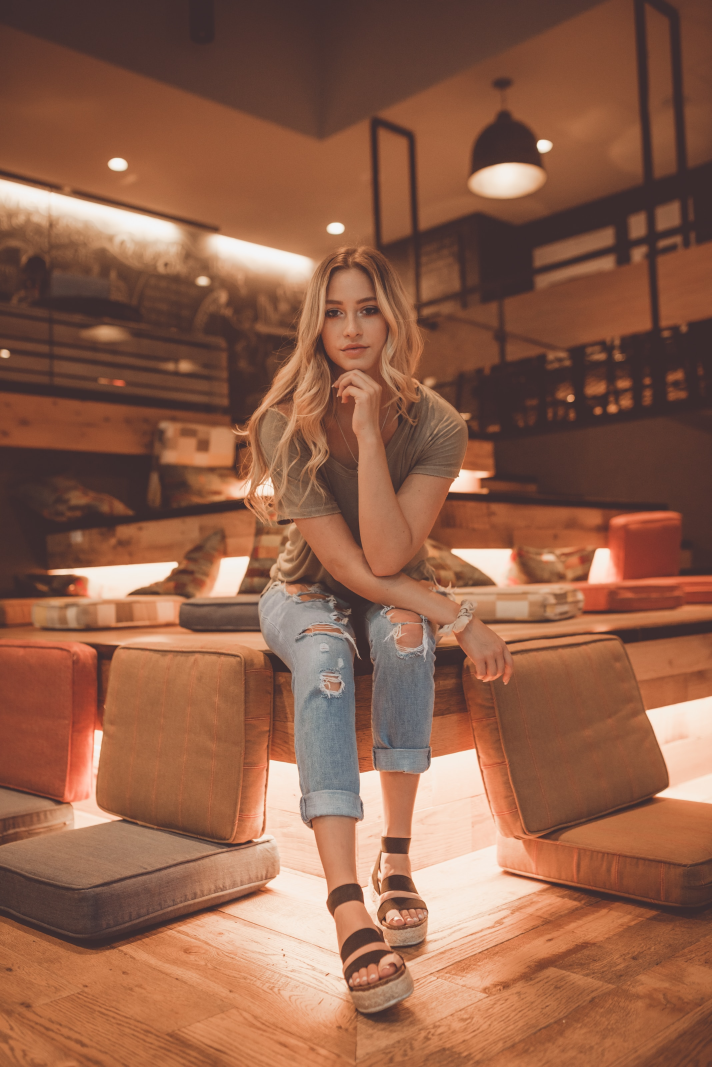
#> input picture dataset_unsplash/clay-banks-6qVkUPawED0-unsplash.jpg, 2136 x 3200 px (shown at 1/3 size)
$ python -i lqid.py   (imports and definitions only)
#> lines starting #> are read from the running program, lines starting #| are printed output that depends on the picture
from cv2 import imread, resize, COLOR_BGR2GRAY, COLOR_BGR2RGB, cvtColor
from numpy.fft import fft2, fftshift, ifft2, ifftshift
from numpy import (
    max, min, mean, std, log, abs, array, rot90, stack, expand_dims, absolute,
    sqrt, linspace, hstack, repeat, newaxis, clip, bincount, prod, inf
)
from numpy.random import randint, choice, standard_normal
from numpy.typing import NDArray
from typing import Dict
from scipy.signal import convolve2d
from copy import deepcopy
from skimage.measure import (
    blur_effect, centroid, euler_number, label, regionprops, perimeter,
    shannon_entropy, find_contours
)
from skimage.graph import pixel_graph
from skimage.feature import CENSURE
from skimage.exposure import is_low_contrast, rescale_intensity
from skimage.filters import gaussian
from matplotlib.pyplot import imshow, show, axis
from pandas import DataFrame
from multiprocessing import Pool, cpu_count


KERNEL_LAPLACIAN_1 = array([[+0, -1, +0], [-1, +4, -1], [+0, -1, +0]])
KERNEL_LAPLACIAN_2 = array([[-1, -1, -1], [-1, +8, -1], [-1, -1, -1]])
KERNEL_SOBEL_1 = array([[-1, +0, +1], [-2, +0, +2], [-1, +0, +1]])
KERNEL_SOBEL_2 = array([[+1, +2, +1], [+0, +0, +0], [-1, -2, -1]])


def img2matrix(path:str, l:int=400, h:int=400) -> Dict:
    """Read an image file into a dictionary of RGB and gray matrices.

    Args:
        path (str): Path to the images file.
        l (int, optional): Dimension 1 of the output matrix. Defaults to 400.
        h (int, optional): Dimension 2 of the output matrix. Defaults to 400.

    Returns:
        dict: Dictionary of RGB and gray matrices
    """
    img = imread(path)
    img = resize(img, dsize=(l,h))
    img_rgb =cvtColor(img, COLOR_BGR2RGB)
    img_rgb = img_rgb[int(0.10*h):int(0.90*h), int(0.10*l):int(0.90*l), :]
    img_gray = cvtColor(img, COLOR_BGR2GRAY)
    img_gray = img_gray[int(0.10*h):int(0.90*h), int(0.10*l):int(0.90*l)]
    return {"rgb": img_rgb, "gray": img_gray}


# [157 lines left out: functions quickshow, random_band, random_noise, random_blur, random_exposure, random_dark and 2 more, not called in this run]


def conv(matrix:NDArray, kernel:NDArray) -> NDArray:
    """Matrix convolution operation with desired kernel.

    Args:
        matrix (NDArray): Image matrix
        kernel (NDArray): Filter

    Returns:
        NDArray: Convolved image.
    """
    matrix = array(matrix)
    kernel = array(kernel)
    assert len(kernel.shape) == 2, "Wrong kernel dimensions."
    if len(matrix.shape) == 2: # one channel
        return convolve2d(matrix, rot90(rot90(kernel)))
    elif len(matrix.shape) == 3: # multi channels
        return stack(
            [
                convolve2d(matrix[:, :, j], rot90(rot90(kernel))) \
                    for j in range(matrix.shape[2])
            ],
            axis=-1
        )
    return array([])


def get_conv_features_per_kernel(matrix:NDArray, kernel:NDArray) -> Dict:
    """Create convolution features with a specific kernel.

    Args:
        matrix (NDArray): Input image matrix.
        kernel (NDArray): Specific filter.

    Returns:
        Dict: Dictionary of convolution features.
    """
    if len(matrix.shape) == 2:
        matrix = expand_dims(matrix, axis=2)
    dict_features = {}
    convolved_matrix = conv(matrix, kernel)
    dict_features["tot_var"] = convolved_matrix.var()
    '''
    dim_x = convolved_matrix.shape[0]
    dim_y = convolved_matrix.shape[1]
    split_x = [0, int(0.333 * dim_x), int(0.666 * dim_x), dim_x]
    split_y = [0, int(0.333 * dim_y), int(0.666 * dim_y), dim_y]
    for c in range(matrix.shape[2]):
        dict_features["c%i_mean" % (c)] = convolved_matrix[:, :, c].mean()
        dict_features["c%i_var" % c] = convolved_matrix[:, :, c].var()
        array_vars = []
        for i in range(len(split_x)-1):
            for j in range(len(split_y)-1):
                convolved_matrix_split = convolved_matrix[split_x[i]:split_x[i+1], split_y[j]:split_y[j+1], c]
                dict_features["c%ii%ij%i_mean" % (c, i, j)] = convolved_matrix_split.mean()
                dict_features["c%ii%ij%i_var" % (c, i, j)] = convolved_matrix_split.var()
                if dict_features["tot_var"] > 0:
                    dict_features["c%ii%ij%i_var_delta" % (c, i, j)] = (dict_features["c%ii%ij%i_var" % (c, i, j)] - dict_features["tot_var"]) / dict_features["tot_var"] * 100
                else:
                    dict_features["c%ii%ij%i_var_delta" % (c, i, j)] = (dict_features["c%ii%ij%i_var" % (c, i, j)] - dict_features["tot_var"]) * 1000
                array_vars.append(dict_features["c%ii%ij%i_var" % (c, i, j)])
        dict_features["c%i_var_max" % c] = max(array_vars)
        dict_features["c%i_var_min" % c] = min(array_vars)
        dict_features["c%i_var_mean" % c] = mean(array_vars)
    '''
    return dict_features


def get_conv_features(dict_img:Dict) -> Dict:
    """Create convolution features with different kernels.

    Args:
        dict_img (Dict): Dictionary containing RGB matrix and gray matrix.

    Returns:
        Dict: Convolution features.
    """
    dict_features = {}
    for key_matrix, matrix in dict_img.items():
        for key_kernel, kernel in {
            "laplacian1": KERNEL_LAPLACIAN_1,
            "laplacian2": KERNEL_LAPLACIAN_2,
            "sobel1": KERNEL_SOBEL_1,
            "sobel2": KERNEL_SOBEL_2
        }.items():
            dict_tmp = get_conv_features_per_kernel(matrix, kernel)
            for k, v in dict_tmp.items():
                dict_features["%s_%s_%s" % (key_matrix, key_kernel, k)] = v
    return dict_features


def fftifft(img:NDArray, r:float=4.0) -> NDArray:
    """Fast Fourier transform.

    Args:
        img (NDArray): Image matrix.
        r (float, optional): Radius of frequency regions to remove.
        Defaults to 4.0.

    Returns:
        NDArray: Transformed image matrix.
    """
    img_fft = fftshift(fft2(img))
    if len(img.shape) == 3:
        h, l, _ = img.shape
        img_fft[
            int(h/2.0-h/r):int(h/2.0+h/r),
            int(l/2.0-l/r):int(l/2.0+l/r),
        :] = 0
    else:
        h, l = img.shape
        img_fft[
            int(h/2.0-h/r):int(h/2.0+h/r),
            int(l/2.0-l/r):int(l/2.0+l/r)
        ] = 0
    img_ifft = ifft2(ifftshift(img_fft))
    img_ifft = 20 * log(abs(img_ifft)+1.0)
    den = img_ifft.max() - img_ifft.min()
    if den > 0:
        img_ifft = (img_ifft - img_ifft.min()) / den * 255
    else:
        img_ifft = img_ifft - img_ifft
    return img_ifft


def get_fft_features_per_r(matrix:NDArray, r:float=4.0) -> Dict:
    """Fast Fourier transform features for a specific r

    Args:
        matrix (NDArray): Image matrix.
        r (float, optional): Radius of frequency regions to remove.
        Defaults to 4.0.

    Returns:
        Dict: FFT features.
    """
    if len(matrix.shape) == 2:
        matrix = expand_dims(matrix, axis=2)
    dict_features = {}
    fft_matrix = fftifft(matrix, r=r)
    dict_features["tot_mean"] = fft_matrix.mean()
    dict_features["tot_var"] = fft_matrix.var()
    '''
    dim_x = fft_matrix.shape[0]
    dim_y = fft_matrix.shape[1]
    split_x = [0, int(0.333 * dim_x), int(0.666 * dim_x), dim_x]
    split_y = [0, int(0.333 * dim_y), int(0.666 * dim_y), dim_y]
    for c in range(matrix.shape[2]):
        dict_features["c%i_mean" % (c)] = fft_matrix[:, :, c].mean()
        dict_features["c%i_var" % c] = fft_matrix[:, :, c].var()
        array_vars = []
        for i in range(len(split_x)-1):
            for j in range(len(split_y)-1):
                fft_matrix_split = fft_matrix[split_x[i]:split_x[i+1], split_y[j]:split_y[j+1], c]
                dict_features["c%ii%ij%i_mean" % (c, i, j)] = fft_matrix_split.mean()
                dict_features["c%ii%ij%i_var" % (c, i, j)] = fft_matrix_split.var()
                if dict_features["tot_var"] > 0:
                    dict_features["c%ii%ij%i_var_delta" % (c, i, j)] = (dict_features["c%ii%ij%i_var" % (c, i, j)] - dict_features["tot_var"]) / dict_features["tot_var"] * 100
                else:
                    dict_features["c%ii%ij%i_var_delta" % (c, i, j)] = (dict_features["c%ii%ij%i_var" % (c, i, j)] - dict_features["tot_var"]) * 1000
                array_vars.append(dict_features["c%ii%ij%i_var" % (c, i, j)])
        dict_features["c%i_var_max" % c] = max(array_vars)
        dict_features["c%i_var_min" % c] = min(array_vars)
        dict_features["c%i_var_mean" % c] = mean(array_vars)
    '''
    return dict_features


def get_fft_features(dict_img:Dict) -> Dict:
    """Fast Fourier transform features with different r.

    Args:
        dict_img (Dict): Dictionary containing RGB matrix and gray matrix.

    Returns:
        Dict: FFT features.
    """
    dict_features = {}
    for key_matrix, matrix in dict_img.items():
        for key_r, r in {
            "fft_r4": 4,
            "fft_r8": 8,
        }.items():
            dict_tmp = get_fft_features_per_r(matrix, r)
            for k, v in dict_tmp.items():
                dict_features["%s_%s_%s" % (key_matrix, key_r, k)] = v
    return dict_features


def colorfulness(matrix:NDArray)->float:
    """Compute the colorfulness.

    Args:
        matrix (NDArray): Input image matrix.

    Returns:
        float: Colorfulness.
    """
    # https://pyimagesearch.com/2017/06/05/
    # computing-image-colorfulness-with-opencv-and-python/
    R = matrix[:,:,0]
    G = matrix[:,:,1]
    B = matrix[:,:,2]
    rg = absolute(R - G)
    yb = absolute(0.5 * (R + G) - B)
    (rbMean, rbStd) = (mean(rg), std(rg))
    (ybMean, ybStd) = (mean(yb), std(yb))
    stdRoot = sqrt((rbStd ** 2) + (ybStd ** 2))
    meanRoot = sqrt((rbMean ** 2) + (ybMean ** 2))
    return stdRoot + (0.3 * meanRoot)


def straight_lines(matrix:NDArray) -> int:
    """Detect horizontal and vertical straight lines.

    Args:
        matrix (NDArray): Image matrix.

    Returns:
        int: Number of straight lines.
    """
    matrix_high_contrast = (matrix > matrix.mean()) * 255
    axis0_var = matrix_high_contrast.var(axis=0)
    axis1_var = matrix_high_contrast.var(axis=1)
    return (axis0_var.min() == axis0_var).sum() \
            + (axis1_var.min() == axis1_var).sum()


def get_gp_features(dict_img:Dict) -> Dict:
    """Compute various image general features

    Args:
        dict_img (Dict): Image matrices dictionary.

    Returns:
        Dict: Generale purpose features.
    """
    dict_features = {}
    for key_matrix, matrix in dict_img.items():
        dict_features["%s_darkness" % (key_matrix)] = matrix.mean()
        dict_features["%s_var" % (key_matrix)] = matrix.var()
        dict_features["%s_straight_lines" % (key_matrix)] \
            = straight_lines(matrix)
        dict_features["%s_high_pixels" % (key_matrix)] = (matrix > 225).mean()
        dict_features["%s_low_pixels" % (key_matrix)] = (matrix < 30).mean()
        dict_features["%s_high_pixels_regions" % (key_matrix)] \
            = sum([1 for region in regionprops(label(matrix > 225)) \
            if region.area >= 10])
        dict_features["%s_low_pixels_regions" % (key_matrix)] \
            = sum([1 for region in regionprops(label(matrix < 30)) \
            if region.area >= 10])
        for j, c in enumerate(centroid(matrix)):
            dict_features["%s_centroid_%i" % (key_matrix, j)] = c
        dict_features["%s_euler_number" % (key_matrix)] \
            = euler_number(matrix > 100)
        dict_features["%s_graph" % (key_matrix)] = pixel_graph(matrix)[0].mean()
        dict_features["%s_low_contrast" % (key_matrix)] \
            = is_low_contrast(matrix) + 0
        if len(matrix.shape) == 3: # RGB
            for j in (0,1,2):
                dict_features["%s_c%i_mean" % (key_matrix, j)] \
                    = matrix[:,:,0].mean()
                dict_features["%s_c%i_var" % (key_matrix, j)] \
                    = matrix[:,:,0].var()
            dict_features["%s_colorfulness" % (key_matrix)] \
                = colorfulness(matrix)
        elif len(matrix.shape) == 2: # Gray
            dict_features["%s_blur_effect" % (key_matrix)] \
                = blur_effect(matrix)
            dict_features["%s_regions" % (key_matrix)] \
                = sum([1 for region in regionprops(label(matrix)) \
                if region.area >= 50])
            dict_features["%s_perimeter" % (key_matrix)] \
                = perimeter(matrix > 200)
            dict_features["%s_shannon" % (key_matrix)] \
                = shannon_entropy(matrix)
            censure = CENSURE()
            censure.detect(matrix)
            dict_features["%s_censure" % (key_matrix)] \
                = censure.keypoints.shape[0]
            dict_features["%s_frequency" % (key_matrix)] \
                = max(bincount(matrix.reshape(-1))) / (prod(matrix.shape))
            dict_features["%s_contours" % (key_matrix)] \
                = len(find_contours(matrix))
    return dict_features


def get_features(img_path:str) -> Dict:
    """Wrapper function to compute all features.

    Args:
        img_path (str): Path to image.

    Returns:
        Dict: Features.
    """
    dict_img = img2matrix(img_path)
#> in img2matrix, img is the input picture: shape (3200, 2136, 3); mean B, G, R 74.4, 96.7, 144.9
#> in img2matrix, `img_gray = img_gray[int(0.10*h):int(0.90*h), int(0.10*l):int(0.90*l)]`:
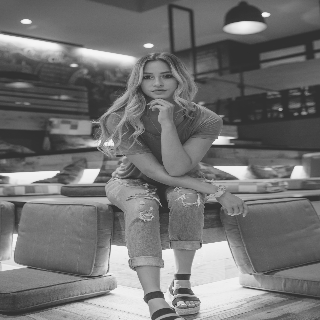
#> img_gray: shape (320, 320); min 45, max 246, mean 115.1
#> dict_img = 2 items
    dict_features = {}
    dict_features.update(get_conv_features(dict_img))
#> the loop in get_conv_features, `for key_matrix, matrix in dict_img.items():` made 2 passes
#> key_matrix on passes 1 to 2: 'rgb', 'gray'
#> pass 1, in get_conv_features_per_kernel (call 4), `convolved_matrix = conv(matrix, kernel)`:
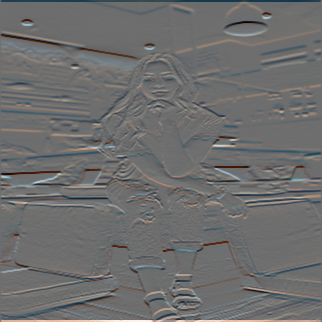
#> convolved_matrix: shape (322, 322, 3) int64; mean R, G, B 0, 0, 0; drawn with min black and max white
#> after the loop in get_conv_features, `for key_matrix, matrix in dict_img.items():`: dict_features = {'rgb_laplacian1_tot_var': 1470.5, 'rgb_laplacian2_tot_var': 9820.1, 'rgb_sobel1_tot_var': 5710.7, 'rgb_sobel2_tot_var': 12494.9, 'gray_laplacian1_tot_var': 1403.5, 'gray_laplacian2_tot_var': 9326.4, 'gray_sobel1_tot_var': 5311.2, 'gray_sobel2_tot_var': 11844.3}
    dict_features.update(get_fft_features(dict_img))
#> the loop in get_fft_features, `for key_matrix, matrix in dict_img.items():` made 2 passes
#> key_matrix on passes 1 to 2: 'rgb', 'gray'
#> pass 1, in fftifft (call 2), `img_ifft = 20 * log(abs(img_ifft)+1.0)`:
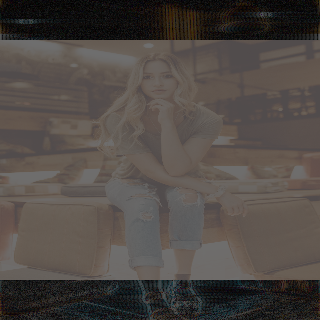
#> img_ifft: shape (320, 320, 3) float64; mean of channels 0, 1, 2 80.1, 73.8, 69.7; drawn as R, G, B
#> pass 1, in fftifft (call 2), `img_ifft = (img_ifft - img_ifft.min()) / den * 255`:
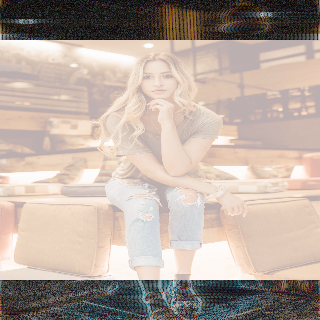
#> img_ifft: shape (320, 320, 3) float64; mean of channels 0, 1, 2 184.1, 169.7, 160.2; drawn as R, G, B
#> after the loop in get_fft_features, `for key_matrix, matrix in dict_img.items():`: dict_features = {'rgb_fft_r4_tot_mean': 125, 'rgb_fft_r4_tot_var': 7487.8, 'rgb_fft_r8_tot_mean': 171.4, 'rgb_fft_r8_tot_var': 5108, 'gray_fft_r4_tot_mean': 127.5, 'gray_fft_r4_tot_var': 7843.4, 'gray_fft_r8_tot_mean': 175, 'gray_fft_r8_tot_var': 5216.5}
    dict_features.update(get_gp_features(dict_img))
#> the loop in get_gp_features, `for key_matrix, matrix in dict_img.items():` made 2 passes
#> (key_matrix, rbMean in colorfulness, rbStd in colorfulness, ybMean in colorfulness, ybStd in colorfulness, stdRoot in colorfulness, meanRoot in colorfulness) on pass 1: ('rgb', 51.71, 33.7, 52.88, 27.18, 43.29, 73.96)
#> pass 1, in straight_lines, `matrix_high_contrast = (matrix > matrix.mean()) * 255`:
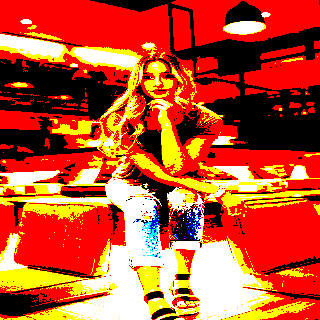
#> matrix_high_contrast: shape (320, 320, 3) int64; mean R, G, B 192.9, 80.7, 44.3
#> pass 1, in colorfulness, `R = matrix[:,:,0]`:
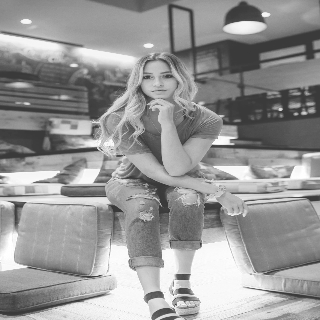
#> R: shape (320, 320); min 55, max 255, mean 151.1
#> pass 1, in colorfulness, `B = matrix[:,:,2]`:
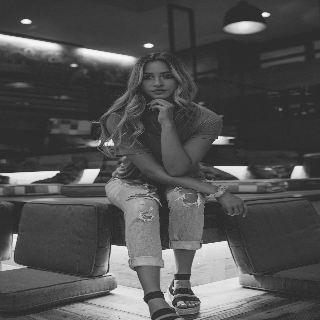
#> B: shape (320, 320); min 29, max 247, mean 80.8
#> after the loop in get_gp_features, `for key_matrix, matrix in dict_img.items():`: dict_features = 39 items
    return dict_features


# [19 lines left out: function get_features_from_list, not called in this run]

>>> result = get_features('dataset_unsplash/clay-banks-6qVkUPawED0-unsplash.jpg')
#> result = 55 items

$ run again, on dataset_unsplash/marthijn-brinks-XiHyfOKmDIs-unsplash.jpg
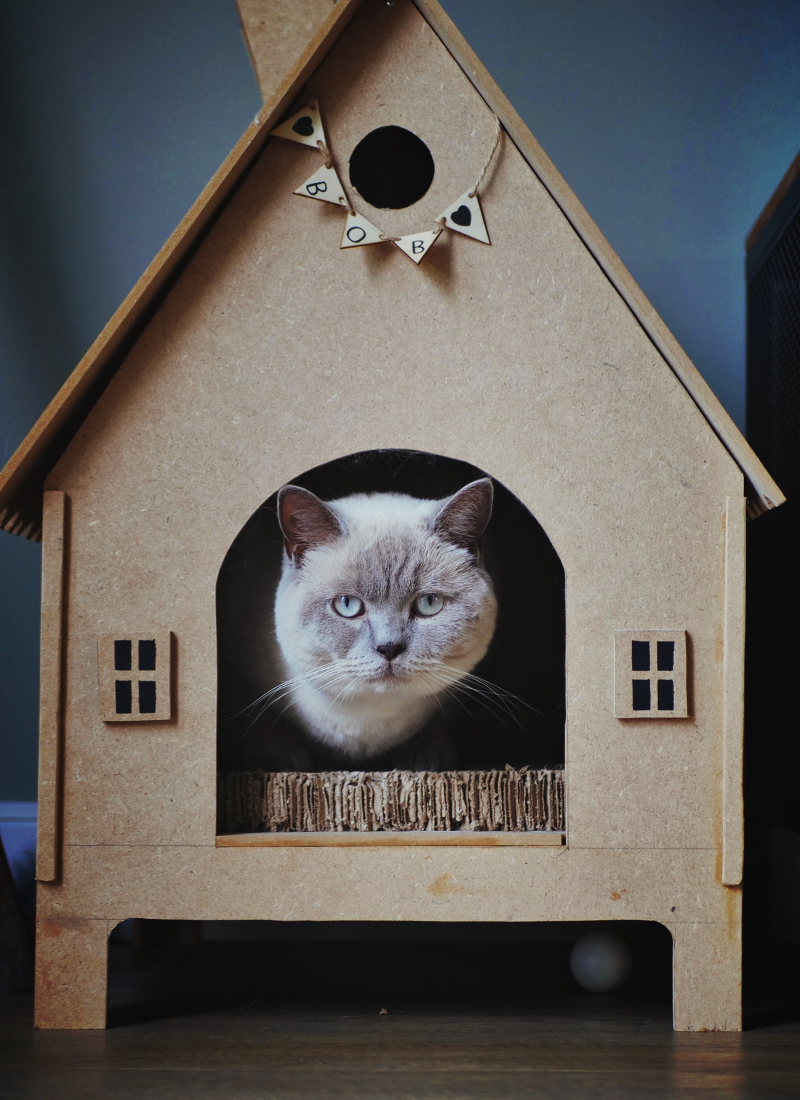
#> input picture dataset_unsplash/marthijn-brinks-XiHyfOKmDIs-unsplash.jpg, 2400 x 3298 px (shown at 1/3 size)
#> in img2matrix, img is the input picture: shape (3298, 2400, 3); mean B, G, R 88.1, 92.1, 96.2
#> img: shape (400, 400, 3)
#> dict_img = 2 items
#> the loop in get_conv_features, `for key_matrix, matrix in dict_img.items():` made 2 passes
#> key_matrix on passes 1 to 2: 'rgb', 'gray'
#> after the loop in get_conv_features, `for key_matrix, matrix in dict_img.items():`: dict_features = {'rgb_laplacian1_tot_var': 2742, 'rgb_laplacian2_tot_var': 14619.3, 'rgb_sobel1_tot_var': 9258.6, 'rgb_sobel2_tot_var': 9042.8, 'gray_laplacian1_tot_var': 2770.9, 'gray_laplacian2_tot_var': 14817.3, 'gray_sobel1_tot_var': 9380, 'gray_sobel2_tot_var': 9072}
#> the loop in get_fft_features, `for key_matrix, matrix in dict_img.items():` made 2 passes
#> key_matrix on passes 1 to 2: 'rgb', 'gray'
#> pass 1, in fftifft (call 2), `img_ifft = (img_ifft - img_ifft.min()) / den * 255`:
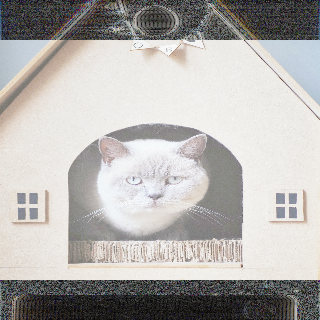
#> img_ifft: shape (320, 320, 3) float64; mean of channels 0, 1, 2 180.1, 177.5, 175.1; drawn as R, G, B
#> after the loop in get_fft_features, `for key_matrix, matrix in dict_img.items():`: dict_features = {'rgb_fft_r4_tot_mean': 138.4, 'rgb_fft_r4_tot_var': 6958.4, 'rgb_fft_r8_tot_mean': 177.6, 'rgb_fft_r8_tot_var': 5353.5, 'gray_fft_r4_tot_mean': 140.5, 'gray_fft_r4_tot_var': 7182.3, 'gray_fft_r8_tot_mean': 180.2, 'gray_fft_r8_tot_var': 5548.5}
#> the loop in get_gp_features, `for key_matrix, matrix in dict_img.items():` made 2 passes
#> (key_matrix, rbMean in colorfulness, rbStd in colorfulness, ybMean in colorfulness, ybStd in colorfulness, stdRoot in colorfulness, meanRoot in colorfulness) on pass 1: ('rgb', 42.09, 80.65, 69.92, 49.92, 94.85, 81.62)
#> pass 1, in colorfulness, `B = matrix[:,:,2]`:
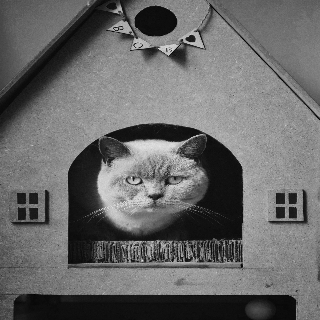
#> B: shape (320, 320); min 0, max 238, mean 104.7
#> after the loop in get_gp_features, `for key_matrix, matrix in dict_img.items():`: dict_features = 39 items
#> result = 55 items
